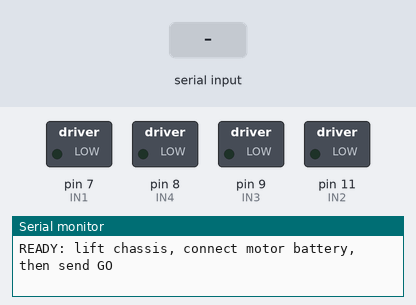
The sketch below on a simulated Arduino Uno, built with avr-gcc and run on an emulated ATmega328P. Shown: switched loads named in the sketch (green lamp = pin HIGH), the last lines printed to the serial monitor. Inputs (shaded band) come from the test bench.

Above: at 1.2 s.
1.3 s: "GO\n" received over Serial
At 1.6 s:
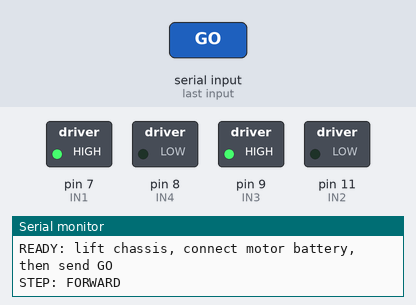
At 11.6 s:
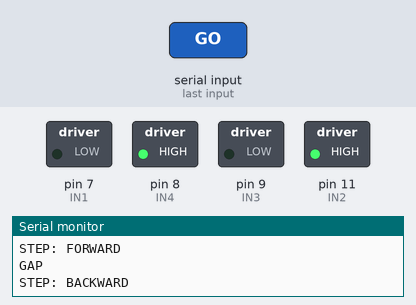
Timing chart, 0 to 22.8 s (numbered marks = the images above; inputs shaded):
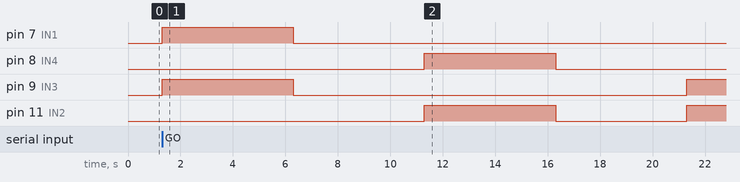

The sketch:

AllMotorsTest.ino
```cpp
/*
 * L298N all-direction bench test.
 *
 * Arduino UNO -> L298N
 *   IN1 -> D7     IN2 -> D11   (LEFT  side motors via OUT1/OUT2)
 *   IN3 -> D9     IN4 -> D8    (RIGHT side motors via OUT3/OUT4)
 *   ENA/ENB jumpers remain fitted.
 *
 * Lift chassis. Connect motor battery. Send GO over serial (115200 baud).
 * Sequence (5 s each, 5 s gap between each):
 *   1. FORWARD          – both sides forward
 *   2. BACKWARD         – both sides backward
 *   3. LEFT SLIDE       – left backward, right forward
 *   4. RIGHT SLIDE      – left forward, right backward
 *   5. LEFT SLIDE REV   – same as LEFT SLIDE (repeated)
 *   6. RIGHT SLIDE REV  – same as RIGHT SLIDE (repeated)
 *   7. LEFT SLIDE REV   – same as LEFT SLIDE (repeated)
 * Send STOP at any time to cut motors immediately.
 */

const uint8_t IN1 = 7;   // LEFT  forward
const uint8_t IN2 = 11;  // LEFT  backward
const uint8_t IN3 = 9;   // RIGHT forward
const uint8_t IN4 = 8;   // RIGHT backward

const unsigned long RUN_MS  = 5000UL;
const unsigned long GAP_MS  = 5000UL;

bool testFinished = false;
String commandBuffer;

// ── helpers ──────────────────────────────────────────────────────────────────

void stopAllMotors() {
  digitalWrite(IN1, LOW);
  digitalWrite(IN2, LOW);
  digitalWrite(IN3, LOW);
  digitalWrite(IN4, LOW);
}

void setMotors(bool leftFwd, bool rightFwd) {
  digitalWrite(IN1, leftFwd  ? HIGH : LOW);
  digitalWrite(IN2, leftFwd  ? LOW  : HIGH);
  digitalWrite(IN3, rightFwd ? HIGH : LOW);
  digitalWrite(IN4, rightFwd ? LOW  : HIGH);
}

void runStep(const char* label, bool leftFwd, bool rightFwd) {
  Serial.print("STEP: ");
  Serial.println(label);
  setMotors(leftFwd, rightFwd);
  delay(RUN_MS);
  stopAllMotors();
  Serial.println("GAP");
  delay(GAP_MS);
}

// ── main sequence ─────────────────────────────────────────────────────────────

void runTest() {
  runStep("FORWARD",          true,  true );
  runStep("BACKWARD",         false, false);
  runStep("LEFT SLIDE",       false, true );
  runStep("RIGHT SLIDE",      true,  false);
  runStep("LEFT SLIDE REV",   false, true );
  runStep("RIGHT SLIDE REV",  true,  false);
  runStep("LEFT SLIDE REV",   false, true );
  Serial.println("DONE: all steps complete");
}

// ── Arduino boilerplate ───────────────────────────────────────────────────────

void setup() {
  pinMode(IN1, OUTPUT);
  pinMode(IN2, OUTPUT);
  pinMode(IN3, OUTPUT);
  pinMode(IN4, OUTPUT);
  stopAllMotors();

  Serial.begin(115200);
  commandBuffer.reserve(8);
  Serial.println("READY: lift chassis, connect motor battery, then send GO");
}

void loop() {
  while (Serial.available() > 0) {
    const char c = static_cast<char>(Serial.read());
    if (c == '\n' || c == '\r') {
      commandBuffer.trim();
      if (commandBuffer == "GO" && !testFinished) {
        runTest();
        testFinished = true;
      } else if (commandBuffer == "STOP") {
        stopAllMotors();
        Serial.println("STOPPED");
      }
      commandBuffer = "";
    } else if (commandBuffer.length() < 7) {
      commandBuffer += c;
    } else {
      commandBuffer = "";
      stopAllMotors();
    }
  }
  if (!testFinished) stopAllMotors();
}
```

Measured:
- after the input at 1.3 s, pin 7 (IN1): LOW → HIGH at once, → LOW 5.0 s later; pin 8 (IN4): LOW → HIGH after 10.0 s, → LOW 5.0 s later; pin 9 (IN3): LOW → HIGH at once, → LOW 5.0 s later, → HIGH 15.0 s later; pin 11 (IN2): LOW → HIGH after 10.0 s, → LOW 5.0 s later, → HIGH 5.0 s later
